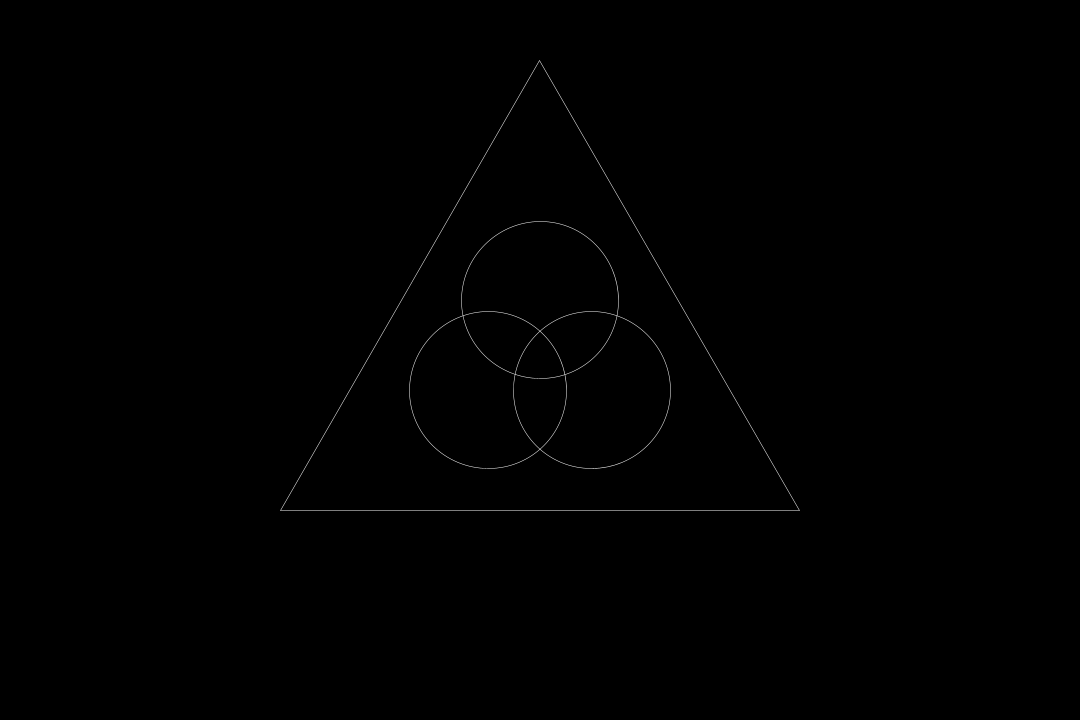
Frame 1 (no input)
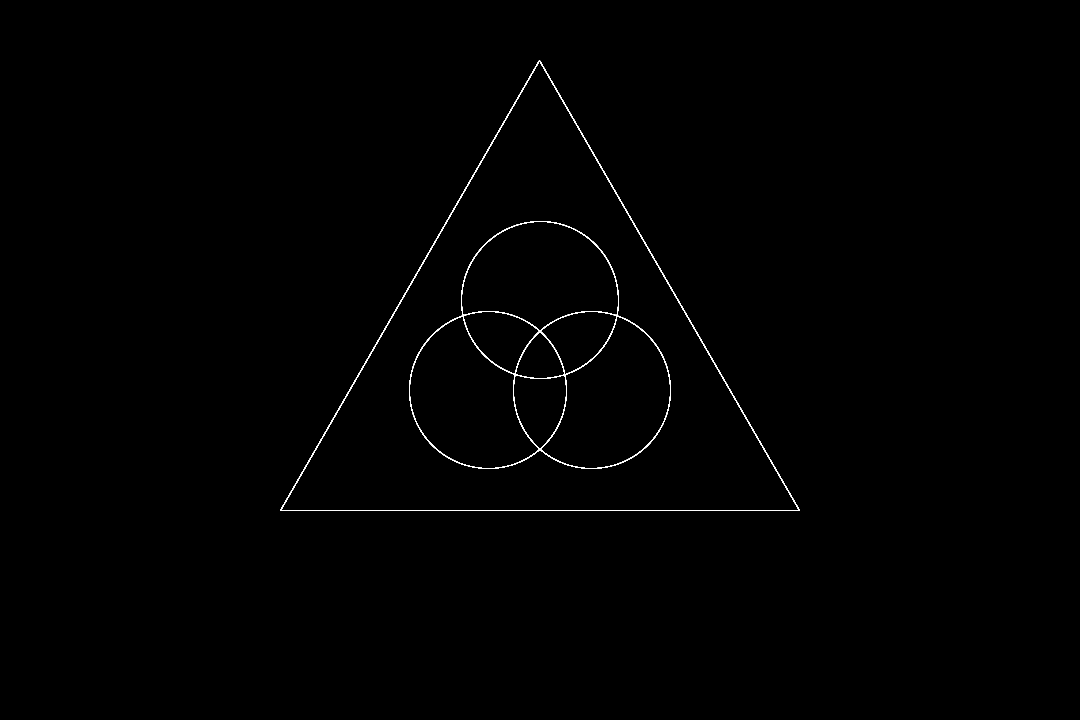
Frame 60 (the mouse pressed at the canvas centre just before this capture)
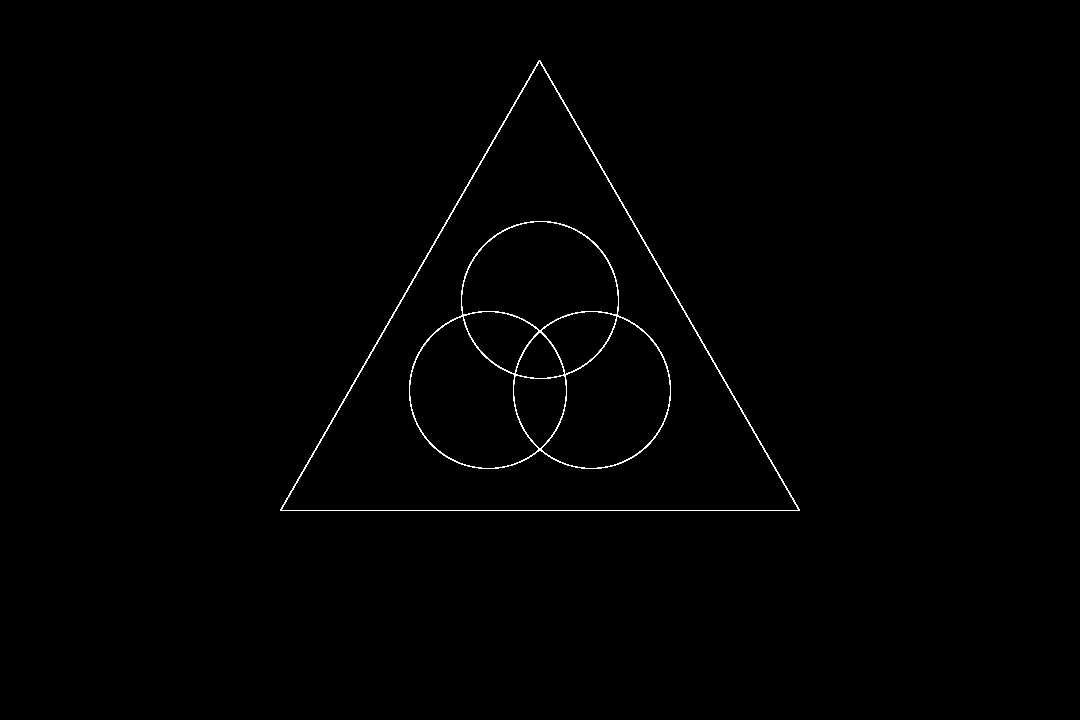
Frame 120 (the mouse held since frame 60 and released just before this capture)

The Processing sketch that drew these frames (run headless with seeded random() and noise(); from frame 60 on, the mouse is pressed at the canvas centre):

// Processing sketch: CentroidCirclesTesting
// ── CentroidCirclesTesting.pde
import java.util.Map;
import java.util.Collections;
import java.util.Collection;
int NGONs1 = 3; //number of polygon sides
float RNG1 = 300;  //maximum radius of a polygon vertex from polygon center for the initializing polygon
float atime = 1.0; //(animation time in seconds)
float frac = .2; //fractional size (recommend that this is < .5, .2 is optimal)
PVector[] NG1pos = new PVector[NGONs1];
ArrayList<ArrayList<Polygon>> PFamily = new ArrayList<ArrayList<Polygon>>();
ArrayList<PShape> shapes = new ArrayList<PShape>();
class Polygon{
  ArrayList<PVector> vertices;
  PVector center;
  ArrayList<Edge> arcs; //these are animation arcs for a given subdivision
  ArrayList<Float> arcincs;   // animation scalar increment value
  ArrayList<PVector> spokenorms;  // normal vectors used in computing animation position... unit vectors in the direction of the spoke
  ArrayList<Float> sincvals;  //  current spoke scalar 'distance' values on animation cycle 
  ArrayList<PVector> intpolypoints; //interior polygon points for Pshape rendering...the same as p2s...no difference... deprecated at the moment...
  ArrayList<PVector> p2s;  //points originating on the smallest interior polygon boundaries
  ArrayList<Edge> edges;
  HashMap<ArrayList<PVector>,Integer> pointsToEdge; // A vertices to edges index lookup
  //points are keyed to a given winding order, ArrayList<PVector> is of point paired size.
  HashMap<Integer,Integer> ptToSubdivPt;
  ArrayList<PVector> subdivpts;
  HashMap<ArrayList<Integer>,Boolean> SubdivPtPairtoThick;
  HashMap<Integer,Integer> subdivPtToPt;
  Polygon(ArrayList<PVector> verts, PVector PCent){
    vertices = verts;
    center = PCent;
    arcs = new ArrayList<Edge>();
    arcincs = new ArrayList<Float>();
    spokenorms = new ArrayList<PVector>();
    sincvals = new ArrayList<Float>();

    intpolypoints = new ArrayList<PVector>();
    p2s = new ArrayList<PVector>();
    edges = new ArrayList<Edge>();
    pointsToEdge = new HashMap<ArrayList<PVector>,Integer>();
  }
  Polygon(){
    vertices = new ArrayList<PVector>();
    center = new PVector();
    arcs = new ArrayList<Edge>();
    arcincs = new ArrayList<Float>();
    spokenorms = new ArrayList<PVector>();
    sincvals = new ArrayList<Float>();

    intpolypoints = new ArrayList<PVector>();
    p2s = new ArrayList<PVector>();
    edges = new ArrayList<Edge>();
    pointsToEdge = new HashMap<ArrayList<PVector>,Integer>();
  }
  void subdivPtToPtbuild(){
  //assuming that ptToSubdivPt exists
  subdivPtToPt = new HashMap<Integer,Integer>();
  for (Map.Entry<Integer,Integer> me : ptToSubdivPt.entrySet()) {
    int value = me.getKey();
    int ikey = me.getValue();
    subdivPtToPt.put(ikey,value);
  }
  }
}

class Edge{
  PVector p1;  // p1 is point 1 on the edge pair
  PVector p2;  // p2 is point 2 on the edge pair
  int p1index;  // polygon vertices index
  int p2index;  
  PVector genCenter;  //generator center.  This is the edge coordinate generating center
  // genCenter is the main generating circle for such edge
  float genR; // radius of genrating circle.
  float angle1; //polar angle1 generating p1
  float angle2; //polar angle2 generating p2
  boolean thick; //Thick edge is true otherwise thin edge is false
  boolean linear;  // Linear if true otherwise arc if false
  Circle circle;
  int interiornp1;  //this is only called for main edge to interior edges mappings
  int interiornp2; //this is only called for main edge to interior edges mappings 
  int pole1;  //poles are the original vertices on the polygon prior to subdivision
              //This is a subdivision index mapping.
  int pole2;  //used in special case edge mappings
  boolean pole;  //flagged edge that wraps around a pole
  Edge(PVector P1, PVector P2, boolean Thick, int P1index, int P2index){
    //This is a assumed linear edge constructor call...use this constructor call
    //only if the edge is linear
    p1 = P1;
    p2 = P2;
    linear = true;
    thick = Thick;
    p1index = P1index;
    p2index = P2index;
  }
  Edge(PVector P1, PVector P2, boolean Thick, PVector GenCenter,
       float GenR, float Angle1, float Angle2, int P1index, int P2index){
    //This is a assumed linear edge constructor call...use this constructor call
    //only if the edge is linear
    p1 = P1;
    p2 = P2;
    linear = true;
    thick = Thick;
    genCenter = GenCenter;
    genR = GenR;
    angle1 = Angle1;
    angle2 = Angle2;
    p1index = P1index;
    p2index = P2index;
    circle = new Circle(GenCenter,GenR);
  }
  Edge(PVector P1, PVector P2, PVector GenCenter,
       float GenR, int P1index, int P2index){
    //This is a special edge constructor call used for edge Circle to Interior
    // Circles mapping. That is in forming the subdivisions of an existing
    // polygon.
    p1 = P1;
    p2 = P2;
    linear = false;
    //thick = Thick;
    genCenter = GenCenter;
    genR = GenR;
    //angle1 = Angle1;
    //angle2 = Angle2;
    p1index = P1index;
    p2index = P2index;
    //interiornp1 = Interiornp1;
    //interiornp2 = Interiornp2;
    circle = new Circle(GenCenter,GenR);
  }
  Edge(Circle circlei){
    genCenter = circlei.center;
    genR = circlei.radius;
    circle = circlei;
    angle1 = 0.0;
    angle2 = 2.0*PI;
  }
  Edge(){
    p1 = new PVector(0.0,0.0,0.0);
    p2 = new PVector(0.0,0.0,0.0);  // p2 is point 2 on the edge pair
    p1index = 0;  // polygon vertices index
    p2index = 0;  
    genCenter = new PVector(0.0,0.0,0.0);  //generator center.  This is the edge coordinate generating center
  // genCenter is the main generating circle for such edge
    genR = 1.0; // radius of genrating circle.
    angle1 = 0.0; //polar angle1 generating p1
    angle2 = 0.0; //polar angle2 generating p2
    thick = false; //Thick edge is true otherwise thin edge is false
    linear = false;  // Linear if true otherwise arc if false
    circle = new Circle(genCenter,genR);
    interiornp1 = 0;  //this is only called for main edge to interior edges mappings
    interiornp2 = 0; //this is only called for main edge to interior edges mappings 
    pole1 = 0;  //poles are the original vertices on the polygon prior to subdivision
              //This is a subdivision index mapping.
    pole2 = 0;  //used in special case edge mappings
    pole = false;  //flagged edge that wraps around a pole
  }
}

class Circle{
  PVector center;
  float radius;
  Circle(PVector Center, float Radius){
    center = Center;
    radius = Radius;
  }
}

float distPointToLine(PVector p0, PVector p1, PVector p2){
  //p1 and p2 represent points on the line, and p3 is a point elsewhere.
  //see also http://mathworld.wolfram.com/Point-LineDistance3-Dimensional.html
  PVector p0p1 = PVector.sub(p0,p1);
  PVector p0p2 = PVector.sub(p0,p2);
  PVector p2p1 = PVector.sub(p2,p1);
  PVector p0p1Cp0p2 = p0p1.cross(p0p2);
  float dp2p1 = p2p1.mag();
  float dp0p1Cp0p2 = p0p1Cp0p2.mag();
  return dp0p1Cp0p2/dp2p1;
}

float distPointToCircle(Circle ccircle, PVector p){
  PVector pc = PVector.sub(p,ccircle.center);
  pc.normalize();
  pc = PVector.mult(pc,ccircle.radius);
  PVector k = PVector.add(ccircle.center,pc);
  PVector kp = PVector.sub(k,p);
  return kp.mag();
}

void getCentroidCircles(float frac, Polygon cpoly, ArrayList<Circle> out){
  if (cpoly.vertices.size() == 3){
    for (int i = 0; i < cpoly.vertices.size();i++){
      int ni = (i+1) % cpoly.vertices.size();
      //vector in the direction of the vertex from center
      PVector cv = PVector.sub(cpoly.vertices.get(i),cpoly.center);
      float dcv = cv.mag();
      dcv *= frac;
      cv.normalize();
      //CentroidCircle position is then given by 
      PVector centCircle = PVector.add(cpoly.center,PVector.mult(cv,dcv));
      //find the radius from centroidCircle...
      //There are 2 conditions in producing such radius.  
      // 1) is given by the nearest distance from a point to line
      // 2) the other is given by nearest point to curve (where an edge is an arc)

      // this is done by multiplying frac * distance centroidCircle to nearest line
      //get the edge data
      ArrayList<PVector> edgpts = new ArrayList<PVector>();
      edgpts.add(cpoly.vertices.get(i));
      edgpts.add(cpoly.vertices.get(ni));
      int edgind = cpoly.pointsToEdge.get(edgpts);
      Edge edge = cpoly.edges.get(edgind);
      float d;
      if (edge.linear){
        d = distPointToLine(edge.p1,edge.p2,centCircle);
      }
      else{
        
        d = distPointToCircle(edge.circle, centCircle);
      }
      float radius = d*(1-frac) + d*frac*frac;
      out.add(new Circle(centCircle, radius));
    }
  }
  //else if (cpoly.vertices.size() == 4){
  //  for (int i = 0; i < cpoly.edges.size();i++){
  //    if (cpoly.edges.get(i).thick){
  //      ArrayList<PVector> pts = new ArrayList<PVector>();
  //      if (cpoly.edges.get(i).linear){
  //        getNGonSubdivisionPoints(2, cpoly.edges.get(i), pts);
  //      }
  //      else{
  //        getCurveSubdivisionPoints(2, cpoly.edges.get(i), pts);
  //      }
        
  //      PVector cv = PVector.sub(pts.get(1),cpoly.center);
  //      float dcv = cv.mag();
  //      dcv *= frac;
  //      cv.normalize();
  //      //CentroidCircle position is then given by 
  //      PVector centCircle = PVector.add(cpoly.center,PVector.mult(cv,dcv));
  //      float d;
  //      if (cpoly.edges.get(i).linear){
  //        d = distPointToLine(cpoly.edges.get(i).p1,cpoly.edges.get(i).p2,centCircle);
  //      }
  //      else{
          
  //        d = distPointToCircle(cpoly.edges.get(i).circle, centCircle);
  //      }
  //      float radius = d*(1-frac);
  //      out.add(new Circle(centCircle, radius));  
  //    }
  //  }
  //}
  else if (cpoly.vertices.size() >= 5){
    float d;
    if (cpoly.edges.get(0).linear){
      d = distPointToLine(cpoly.edges.get(0).p1,cpoly.edges.get(0).p2,cpoly.center);
    }
    else{
      
      d = distPointToCircle(cpoly.edges.get(0).circle, cpoly.center);
    }
    float radius = d*(1-frac);
    out.add(new Circle(cpoly.center, radius)); 
  }
}

void Polarcoord(float angle, float radius, PVector xy){
  xy.x = radius*cos(angle);
  xy.y = radius*sin(angle);
   //changes to xy extend outside of method/function call since it is wrapped in a container that is call by reference like...
}

void getNGonPoints(int nside, float radius, PVector[] pos){
  float ainc = 2.0*PI/float(nside);  //generates equal angle subidivison for Ngon creation
  float a = -PI/2.0;
  if (nside % 2 == 0){  //checks for polygon side eveness versus oddness
    a += ainc/2.0;
  }
  for (int i = 0; i < nside; i++){
    PVector point = new PVector(0.0,0.0,0.0);
    Polarcoord(a, radius, point);
    pos[i] = point;
    a += ainc;
  }
}

void buildEdgefromParent(PVector pt1, PVector pt2, Integer np1index,
                         Integer np2index, Edge parent, Boolean edgeThick,
                          ArrayList<Edge> outs){
  //alternate overloaded method for the other edge construction type for 
  //interior subdivision points.
  //opoly is the original polygon (subdivision point set).
  //np1index is new polygon indexing 1   (On the new polygon point set).
  //op1index is the original polygon indexing 1. (On the set of subivision points set)

  if (parent.linear){
    //this constructor call is made..
    //Edge(PVector P1, PVector P2, boolean Thick, int P1index, int P2index)
    Edge out = new Edge(pt1, pt2, edgeThick, np1index, np2index);
    outs.add(out);
  }
  else{
    //Edge(PVector P1, PVector P2, boolean Thick, PVector GenCenter,
    //   float GenR, float Angle1, float Angle2, int P1index, int P2index)
    PVector CToP1 = PVector.sub(pt1,parent.genCenter);
    println("parent gencenter: ", parent.genCenter);
    println("pt2", pt2);
    PVector CToP2 = PVector.sub(pt2,parent.genCenter);
    float a1 = CToP1.heading();
    float a2 = CToP2.heading();
    Edge out = new Edge(pt1, pt2, edgeThick, parent.genCenter, 
                   parent.genR, a1, a2, np1index, np2index);
    outs.add(out);
  }
}

void PolygonCentroid(ArrayList<PVector> verts, PVector PCenter){
  float Cx = 0.0;
  float Cy = 0.0;
  float A = 0.0;
  for(int i=0; i<verts.size(); i++){
    int ni = 0;
    if (i == verts.size()-1){
      ni = 0;
    }
    else{
      ni = i+1;
    }
    Cx += (verts.get(i).x + verts.get(ni).x)*(verts.get(i).x*verts.get(ni).y - verts.get(ni).x*verts.get(i).y);
    Cy += (verts.get(i).y + verts.get(ni).y)*(verts.get(i).x*verts.get(ni).y - verts.get(ni).x*verts.get(i).y);
    A += verts.get(i).x*verts.get(ni).y - verts.get(ni).x*verts.get(i).y;
  }
  A*=.5;
  Cx*=1.0/(6.0*A);
  Cy*=1.0/(6.0*A);
  PCenter.x = Cx;
  PCenter.y = Cy;
}

void buildInteriorPolygon(PVector[] verts, Boolean[] edgThcks, Edge[] ParentEdges,
                          ArrayList<Polygon> pouts){
  HashMap<ArrayList<PVector>,Integer> pointsToEdge = new HashMap<ArrayList<PVector>,Integer>();
  ArrayList<Edge> Edges = new ArrayList<Edge>();
  for (int i = 0; i < verts.length; i++){
    int ni = (i+1)%verts.length;
    buildEdgefromParent(verts[i], verts[ni], i, ni, ParentEdges[i], edgThcks[i], Edges);
    ArrayList<PVector> ptpairal = new ArrayList<PVector>();
    PVector[] ptpair = {verts[i],verts[ni]};
    Collections.addAll(ptpairal,ptpair);
    pointsToEdge.put(ptpairal,Edges.size()-1);
    //Edges.add(out);
  }
  ArrayList<PVector> vertsal = new ArrayList<PVector>();
  Collections.addAll(vertsal,verts);
  PVector PCenter = new PVector(0.0,0.0,0.0);
  PolygonCentroid(vertsal, PCenter);
  Polygon pout = new Polygon(vertsal, PCenter);
  pout.edges = Edges;
  pout.pointsToEdge = pointsToEdge;
  pouts.add(pout);
}

void initFirstPoly(PVector[] vertices, ArrayList<ArrayList<Polygon>> pfam){
  Boolean[] edgethick = new Boolean[vertices.length];
  Edge[] edges = new Edge[vertices.length];
  ArrayList<Polygon> polys = new ArrayList<Polygon>();
  if (vertices.length == 3){
    edgethick = new Boolean[] {false,false,false};
  }
  else if (vertices.length == 4){
    edgethick = new Boolean[] {false,true,false,true};
  }
  else{
    for(int i = 0; i < vertices.length; i++){
      edgethick[i] = true;
    }
  }
  for (int i = 0; i < vertices.length; i++){
    int ni = (i+1)%vertices.length;
     edges[i] = new Edge(vertices[i], vertices[ni], edgethick[i], i, ni);
  }
  buildInteriorPolygon(vertices, edgethick, edges, polys);
  pfam.add(polys);
}

ArrayList<Circle> circles = new ArrayList<Circle>();

void createNGon(ArrayList<PVector> pos, PShape s){
  s.beginShape();
  for (int i = 0; i < pos.size(); i++){
    s.vertex(pos.get(i).x, pos.get(i).y);
  }
  s.stroke(255);
  s.strokeWeight(.5);
  s.noFill();
  s.endShape(CLOSE);
}

void setup(){
  size(1080,720);
  background(0);
  getNGonPoints(NGONs1, RNG1, NG1pos);
  initFirstPoly(NG1pos, PFamily);
  for (ArrayList<Polygon> polys : PFamily){
    for(Polygon poly : polys){
       getCentroidCircles(frac, poly, circles);
       PShape s = createShape();
       createNGon(poly.vertices, s);
       shapes.add(s);
    }
  }
}

void draw(){
  fill(0,2);
  translate(1080.0/2.0, 720.0/2.0);
  for (PShape sh : shapes){
   shape(sh,0.0,0.0);
  }
  for (Circle circ: circles){
    stroke(255);
    strokeWeight(.5);
    noFill();
    ellipse(circ.center.x, circ.center.y, circ.radius, circ.radius);
  }
}
